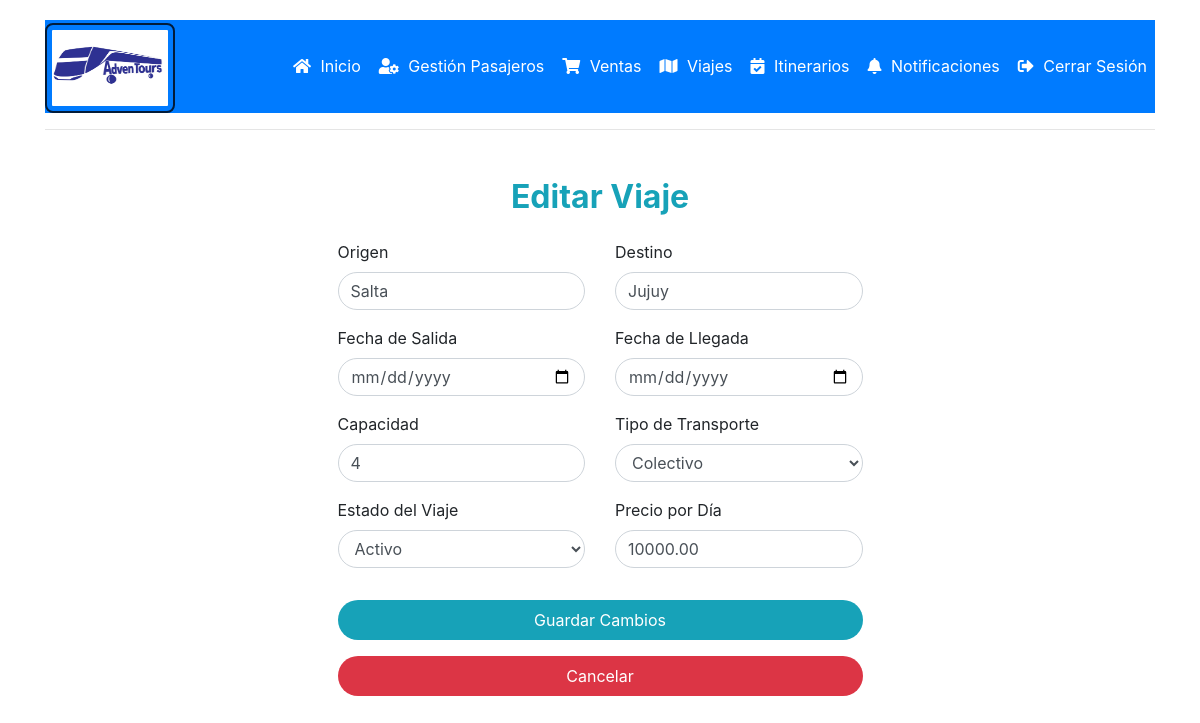
Screenshot of /trip/edit/1 (signed in) with the database file from the repository.
### travel/models.py (models this page shows, shortened)
class Trip(models.Model):
    origin = models.CharField(max_length=100)
    destination = models.CharField(max_length=100)
    capacity = models.IntegerField()
    TRANSPORT_CHOICES = [
        (tag.name, tag.value) for tag in TransportationType
    ]
    transportation_type = models.CharField(max_length=50, choices=TRANSPORT_CHOICES)
    trip_status = models.CharField(max_length=20, choices=[(tag.name, tag.value) for tag in TripStatus], default=TripStatus.ACTIVE.value)
    price_per_day = models.DecimalField(max_digits=10, decimal_places=2)
    arrival_date = models.DateField()
    departure_date = models.DateField()

### travel/views.py (the view)
# urls.py: path('trip/edit/<int:pk>', views.edit_trip, name='edit_trip'),
@login_required
def edit_trip(request, pk):
    trip = get_object_or_404(Trip, pk=pk)
    if request.method == 'POST':
        form = TripForm(request.POST, instance=trip)
        if form.is_valid():
            form.save()
            messages.success(request, 'Información del viaje actualizada exitosamente.')
            return redirect('list_trips')
        else:
            messages.error(request, 'Corrija los errores en el formulario.')
    else:
        form = TripForm(instance=trip)
    return render(request, 'travel/edit_trip.html', {'form': form, 'trip': trip})

### travel/templates/travel/edit_trip.html (shortened to what this page needs)
{% extends "travel/layout.html" %}
{% block body %}
<div class="container mt-5">
    <div class="row justify-content-center">
        <div class="col-md-6">
            <h2 class="mb-4 text-center font-weight-bold text-info">Editar Viaje</h2>
            <form method="post" class="needs-validation" novalidate>
                <div class="row mb-3">
                    {% for field in form %}
                    <div class="col-md-6 mb-3">
                        <label for="{{ field.id_for_label }}">{{ field.label|capfirst }}</label>
                        {{ field }}
                    </div>
                    {% endfor %}
                </div>
                <button type="submit" class="btn btn-info btn-block rounded-pill">Guardar Cambios</button>
            </form>
            <a href="{% url 'list_trips' %}" class="btn btn-danger btn-block mt-3 rounded-pill md-4">Cancelar</a>
        </div>
    </div>
</div>
{% endblock %}

### travel/static/styles.css (style rules this page uses)
.btn { padding: 8px 16px; border: none; cursor: pointer; border-radius: 4px; transition: background-color 0.3s ease; }
.btn-danger { background-color: #dc3545; color: #fff; }

### travel/templates/travel/layout.html (style rules this page uses)
body { background-color: #fff; padding: 20px; }

### rows the page displays
Trip: form "Salta" "Jujuy" "4" "Colectivo" "Activo" "10000.00"

### other values shown
{{ field.label|capfirst }} "Origen" "Destino" "Fecha de Salida" "Fecha de Llegada" "Capacidad" "Tipo de Transporte" "Estado del Viaje" "Precio por Día"
